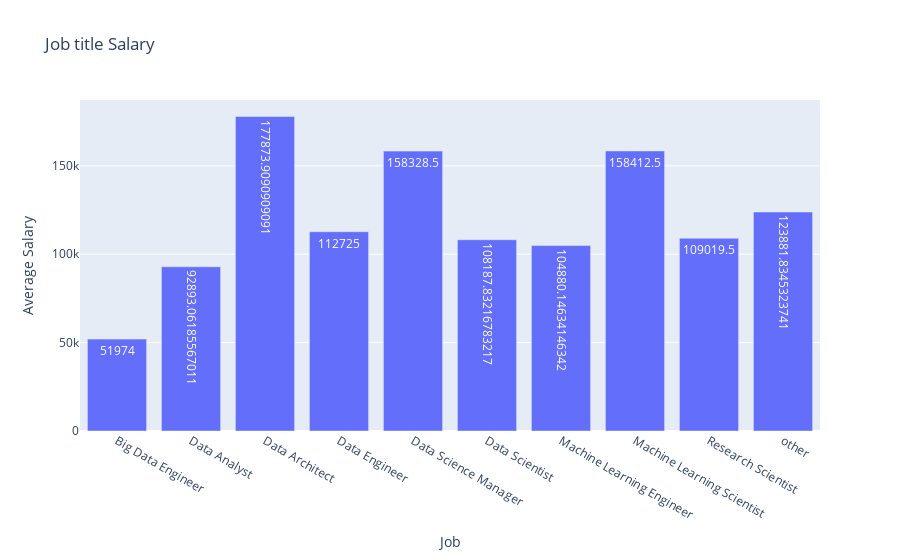

Notebook code for this chart:
### Code cell
fig=px.bar(x=df4_jobtitleoversalary['job_title'],y=df4_jobtitleoversalary['salary_in_usd'],text=df4_jobtitleoversalary['salary_in_usd'],title='Job title Salary')
fig.update_layout( xaxis_title="Job",yaxis_title="Average Salary",legend_title="Legend Title")
fig.show()

### Figure 1 — Plotly figure (JSON) as saved in the notebook; plotly's stock layout.template omitted (floating-point values rounded to 4 significant figures)
{"data": [{"alignmentgroup": "True", "hovertemplate": "x=%{x}<br>y=%{y}<br>text=%{text}<extra></extra>", "legendgroup": "", "marker": {"color": "#636efa", "pattern": {"shape": ""}}, "name": "", "offsetgroup": "", "orientation": "v", "showlegend": false, "text": [51974, 92890.0, 177900.0, 112725, 158300.0, 108200.0, 104900.0, 158400.0, 109000.0, 123900.0], "textposition": "auto", "type": "bar", "x": ["Big Data Engineer", "Data Analyst", "Data Architect", "Data Engineer", "Data Science Manager", "Data Scientist", "Machine Learning Engineer", "Machine Learning Scientist", "Research Scientist", "other"], "xaxis": "x", "y": [51974, 92890.0, 177900.0, 112725, 158300.0, 108200.0, 104900.0, 158400.0, 109000.0, 123900.0], "yaxis": "y"}], "layout": {"barmode": "relative", "legend": {"title": {"text": "Legend Title"}, "tracegroupgap": 0}, "title": {"text": "Job title Salary"}, "xaxis": {"anchor": "y", "domain": [0, 1], "title": {"text": "Job"}}, "yaxis": {"anchor": "x", "domain": [0, 1], "title": {"text": "Average Salary"}}}}
